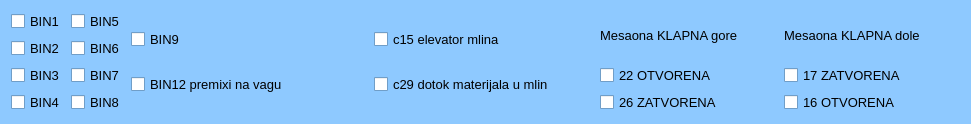
       <widget class="QWidget" name="widget" native="true">
        <property name="sizePolicy">
         <sizepolicy hsizetype="Preferred" vsizetype="Minimum">
          <horstretch>0</horstretch>
          <verstretch>0</verstretch>
         </sizepolicy>
        </property>
        <property name="maximumSize">
         <size>
          <width>16777215</width>
          <height>80</height>
         </size>
        </property>
        <property name="palette">
         <palette>
          <active>
           <colorrole role="Base">
            <brush brushstyle="SolidPattern">
             <color alpha="255">
              <red>255</red>
              <green>255</green>
              <blue>255</blue>
             </color>
            </brush>
           </colorrole>
           <colorrole role="Window">
            <brush brushstyle="SolidPattern">
             <color alpha="255">
              <red>142</red>
              <green>201</green>
              <blue>255</blue>
             </color>
            </brush>
           </colorrole>
          </active>
          <inactive>
           <colorrole role="Base">
            <brush brushstyle="SolidPattern">
             <color alpha="255">
              <red>255</red>
              <green>255</green>
              <blue>255</blue>
             </color>
            </brush>
           </colorrole>
           <colorrole role="Window">
            <brush brushstyle="SolidPattern">
             <color alpha="255">
              <red>142</red>
              <green>201</green>
              <blue>255</blue>
             </color>
            </brush>
           </colorrole>
          </inactive>
          <disabled>
           <colorrole role="Base">
            <brush brushstyle="SolidPattern">
             <color alpha="255">
              <red>142</red>
              <green>201</green>
              <blue>255</blue>
             </color>
            </brush>
           </colorrole>
           <colorrole role="Window">
            <brush brushstyle="SolidPattern">
             <color alpha="255">
              <red>142</red>
              <green>201</green>
              <blue>255</blue>
             </color>
            </brush>
           </colorrole>
          </disabled>
         </palette>
        </property>
        <property name="autoFillBackground">
         <bool>true</bool>
        </property>
        <layout class="QHBoxLayout" name="horizontalLayout_2">
         <item>
          <layout class="QHBoxLayout" name="horizontalLayout" stretch="0,0,0,0">
           <item>
            <layout class="QVBoxLayout" name="verticalLayout_3">
             <item>
              <widget class="idQCheckBox" name="gornji_bin1">
               <property name="font">
                <font>
                 <pointsize>10</pointsize>
                </font>
               </property>
               <property name="text">
                <string>BIN1</string>
               </property>
              </widget>
             </item>
             <item>
              <widget class="idQCheckBox" name="gornji_bin2">
               <property name="font">
                <font>
                 <pointsize>10</pointsize>
                </font>
               </property>
               <property name="text">
                <string>BIN2</string>
               </property>
              </widget>
             </item>
             <item>
              <widget class="idQCheckBox" name="gornji_bin3">
               <property name="font">
                <font>
                 <pointsize>10</pointsize>
                </font>
               </property>
               <property name="text">
                <string>BIN3</string>
               </property>
              </widget>
             </item>
             <item>
              <widget class="idQCheckBox" name="gornji_bin4">
               <property name="font">
                <font>
                 <pointsize>10</pointsize>
                </font>
               </property>
               <property name="text">
                <string>BIN4</string>
               </property>
              </widget>
             </item>
            </layout>
           </item>
           <item>
            <layout class="QVBoxLayout" name="verticalLayout_13">
             <item>
              <widget class="idQCheckBox" name="gornji_bin5">
               <property name="font">
                <font>
                 <pointsize>10</pointsize>
                </font>
               </property>
               <property name="text">
                <string>BIN5</string>
               </property>
              </widget>
             </item>
             <item>
              <widget class="idQCheckBox" name="gornji_bin6">
               <property name="font">
                <font>
                 <pointsize>10</pointsize>
                </font>
               </property>
               <property name="text">
                <string>BIN6</string>
               </property>
              </widget>
             </item>
             <item>
              <widget class="idQCheckBox" name="gornji_bin7">
               <property name="font">
                <font>
                 <pointsize>10</pointsize>
                </font>
               </property>
               <property name="text">
                <string>BIN7</string>
               </property>
              </widget>
             </item>
             <item>
              <widget class="idQCheckBox" name="gornji_bin8">
               <property name="font">
                <font>
                 <pointsize>10</pointsize>
                </font>
               </property>
               <property name="text">
                <string>BIN8</string>
               </property>
              </widget>
             </item>
            </layout>
           </item>
           <item>
            <layout class="QVBoxLayout" name="verticalLayout_14">
             <item>
              <widget class="idQCheckBox" name="gornji_bin9">
               <property name="font">
                <font>
                 <pointsize>10</pointsize>
                </font>
               </property>
               <property name="text">
                <string>BIN9</string>
               </property>
              </widget>
             </item>
             <item>
              <widget class="idQCheckBox" name="gornji_bin12">
               <property name="font">
                <font>
                 <pointsize>10</pointsize>
                </font>
               </property>
               <property name="text">
                <string>BIN12 premixi na vagu</string>
               </property>
              </widget>
             </item>
            </layout>
           </item>
           <item>
            <spacer name="horizontalSpacer">
             <property name="orientation">
              <enum>Qt::Horizontal</enum>
             </property>
             <property name="sizeHint" stdset="0">
              <size>
               <width>40</width>
               <height>20</height>
              </size>
             </property>
            </spacer>
           </item>
          </layout>
         </item>
         <item>
          <spacer name="horizontalSpacer_11">
           <property name="orientation">
            <enum>Qt::Horizontal</enum>
           </property>
           <property name="sizeHint" stdset="0">
            <size>
             <width>40</width>
             <height>20</height>
            </size>
           </property>
          </spacer>
         </item>
         <item>
          <layout class="QVBoxLayout" name="verticalLayout">
           <item>
            <widget class="idQCheckBox" name="gornji_c15">
             <property name="font">
              <font>
               <pointsize>10</pointsize>
              </font>
             </property>
             <property name="text">
              <string>c15 elevator mlina</string>
             </property>
            </widget>
           </item>
           <item>
            <widget class="idQCheckBox" name="gornji_c29">
             <property name="font">
              <font>
               <pointsize>10</pointsize>
              </font>
             </property>
             <property name="text">
              <string>c29 dotok materijala u mlin</string>
             </property>
            </widget>
           </item>
          </layout>
         </item>
         <item>
          <spacer name="horizontalSpacer_2">
           <property name="orientation">
            <enum>Qt::Horizontal</enum>
           </property>
           <property name="sizeHint" stdset="0">
            <size>
             <width>40</width>
             <height>20</height>
            </size>
           </property>
          </spacer>
         </item>
         <item>
          <layout class="QVBoxLayout" name="verticalLayout_15">
           <item>
            <widget class="QLabel" name="label">
             <property name="font">
              <font>
               <pointsize>10</pointsize>
              </font>
             </property>
             <property name="text">
              <string>Mesaona KLAPNA gore</string>
             </property>
            </widget>
           </item>
           <item>
            <widget class="idQCheckBox" name="gornji_22">
             <property name="font">
              <font>
               <pointsize>10</pointsize>
              </font>
             </property>
             <property name="text">
              <string>22 OTVORENA</string>
             </property>
            </widget>
           </item>
           <item>
            <widget class="idQCheckBox" name="gornji_26">
             <property name="font">
              <font>
               <pointsize>10</pointsize>
              </font>
             </property>
             <property name="text">
              <string>26 ZATVORENA</string>
             </property>
            </widget>
           </item>
          </layout>
         </item>
         <item>
          <spacer name="horizontalSpacer_4">
           <property name="orientation">
            <enum>Qt::Horizontal</enum>
           </property>
           <property name="sizeType">
            <enum>QSizePolicy::Fixed</enum>
           </property>
           <property name="sizeHint" stdset="0">
            <size>
             <width>40</width>
             <height>20</height>
            </size>
           </property>
          </spacer>
         </item>
         <item>
          <layout class="QVBoxLayout" name="verticalLayout_16">
           <item>
            <widget class="QLabel" name="label_2">
             <property name="font">
              <font>
               <pointsize>10</pointsize>
              </font>
             </property>
             <property name="text">
              <string>Mesaona KLAPNA dole</string>
             </property>
            </widget>
           </item>
           <item>
            <widget class="idQCheckBox" name="gornji_17">
             <property name="font">
              <font>
               <pointsize>10</pointsize>
              </font>
             </property>
             <property name="text">
              <string>17 ZATVORENA</string>
             </property>
            </widget>
           </item>
           <item>
            <widget class="idQCheckBox" name="gornji_16">
             <property name="font">
              <font>
               <pointsize>10</pointsize>
              </font>
             </property>
             <property name="text">
              <string>16 OTVORENA</string>
             </property>
            </widget>
           </item>
          </layout>
         </item>
         <item>
          <spacer name="horizontalSpacer_10">
           <property name="orientation">
            <enum>Qt::Horizontal</enum>
           </property>
           <property name="sizeHint" stdset="0">
            <size>
             <width>40</width>
             <height>20</height>
            </size>
           </property>
          </spacer>
         </item>
        </layout>
       </widget>
